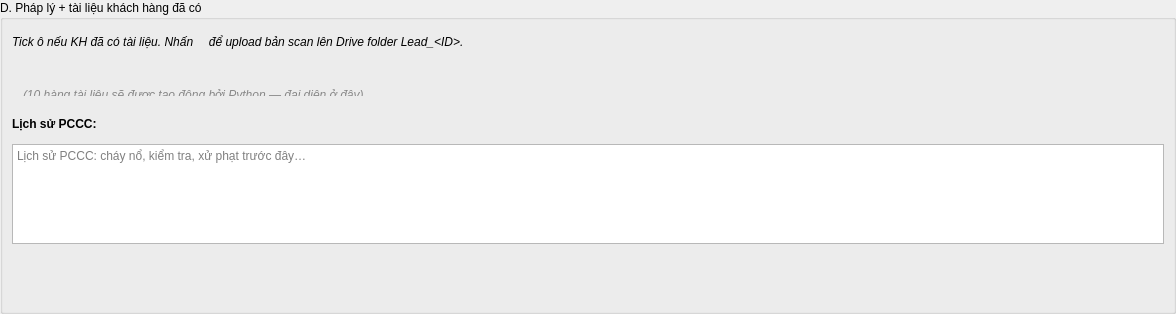
            <widget class="QGroupBox" name="ks_gb_D">
             <property name="title">
              <string>D. Pháp lý + tài liệu khách hàng đã có</string>
             </property>
             <property name="geometry">
              <rect>
               <x>12</x>
               <y>1086</y>
               <width>1176</width>
               <height>314</height>
              </rect>
             </property>
             <widget class="QLabel" name="ks_lbl_tl_huongdan">
              <property name="text">
               <string>&lt;i&gt;Tick ô nếu KH đã có tài liệu. Nhấn 📎 để upload bản scan lên Drive folder Lead_&amp;lt;ID&amp;gt;.&lt;/i&gt;</string>
              </property>
              <property name="wordWrap">
               <bool>true</bool>
              </property>
              <property name="geometry">
               <rect>
                <x>12</x>
                <y>12</y>
                <width>1152</width>
                <height>60</height>
               </rect>
              </property>
             </widget>
             <widget class="QLabel" name="ks_tai_lieu_placeholder">
              <property name="styleSheet">
               <string notr="true">color:#888; padding:8px;</string>
              </property>
              <property name="text">
               <string>&lt;i&gt;(10 hàng tài liệu sẽ được tạo động bởi Python — đại diện ở đây)&lt;/i&gt;</string>
              </property>
              <property name="geometry">
               <rect>
                <x>12</x>
                <y>80</y>
                <width>1152</width>
                <height>24</height>
               </rect>
              </property>
             </widget>
             <widget class="QLabel" name="ks_lbl_lsu">
              <property name="text">
               <string>&lt;b&gt;Lịch sử PCCC:&lt;/b&gt;</string>
              </property>
              <property name="geometry">
               <rect>
                <x>12</x>
                <y>112</y>
                <width>1152</width>
                <height>24</height>
               </rect>
              </property>
             </widget>
             <widget class="QTextEdit" name="ks_lich_su_pccc">
              <property name="maximumSize">
               <size>
                <width>16777215</width>
                <height>100</height>
               </size>
              </property>
              <property name="placeholderText">
               <string>Lịch sử PCCC: cháy nổ, kiểm tra, xử phạt trước đây…</string>
              </property>
              <property name="geometry">
               <rect>
                <x>12</x>
                <y>144</y>
                <width>1152</width>
                <height>100</height>
               </rect>
              </property>
             </widget>
            </widget>
